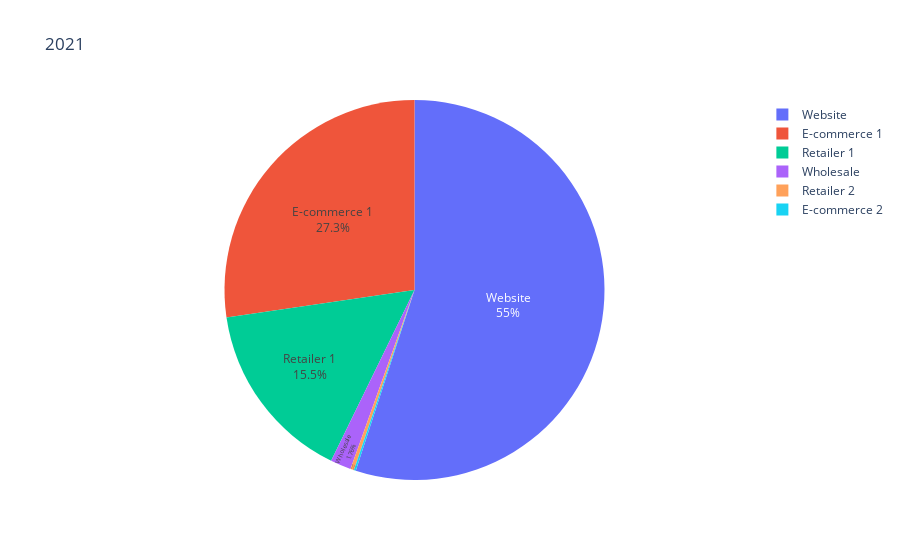

Here is the notebook cell this chart was saved with:
### Code cell
# Plotly pie chart - total sales by "channel" column value - 2021 Only
Sales_by_channel_2021_fig = px.pie(per_channel_sales_df_2021, names="channel", values="sales", title=" 2021",
        labels={"channel" : 'Channel', "sales" :'Sales in $'})
Sales_by_channel_2021_fig.update_traces(textposition='inside', textinfo='percent+label')

Sales_by_channel_2021_fig.show()

### Figure 1 — Plotly figure (JSON) as saved in the notebook; plotly's stock layout.template omitted (floating-point values rounded to 4 significant figures)
{"data": [{"domain": {"x": [0, 1], "y": [0, 1]}, "hovertemplate": "Channel=%{label}<br>Sales in $=%{value}<extra></extra>", "labels": ["E-commerce 1", "E-commerce 2", "Retailer 1", "Retailer 2", "Website", "Wholesale"], "legendgroup": "", "name": "", "showlegend": true, "textinfo": "percent+label", "textposition": "inside", "type": "pie", "values": [2361000.0, 13790.0, 1336000.0, 26700.0, 4754000.0, 152100.0]}], "layout": {"legend": {"tracegroupgap": 0}, "title": {"text": " 2021"}}}
